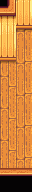

A level layout from a 2D game, rendered from its tile map. Below: a short description, then the map file with tile-grid data replaced by summaries:
An orthogonal 2x12 tile map with 16x16 px tiles, 5 tile layers (Back, Buildings, Front, Paths, ...), 5 tilesets and 3 objects (3x TileData).

<map version="1.10" tiledversion="1.10.2" orientation="orthogonal" renderorder="right-down" width="2" height="12" tilewidth="16" tileheight="16" infinite="0" nextlayerid="13" nextobjectid="1472">
 <properties>
  <property name="EntryLocation" value="12 29" />
  <property name="FloorIDs" value="Bedroom, Bedroom1, LivingRoom, LivingRoom1, LivingRoom2, LivingRoom3, LivingRoom4, LivingRoom5, LivingRoom6, Kitchen, Hallway_Bedroom, Hallway_Bedroom1, Hallway_Bedroom2, Hallway_Bedroom3, Hallway_Bedroom4, Hallway_Bedroom5, Hallway_Bedroom6, SouthRoom1, SouthRoom2, SouthRoom3, SouthRoom4, SouthRoom5, SouthRoom6, SouthRoom7, SouthRoom8, SERoom1, SERoom2, SERoom3, SERoom4, SERoom5, SERoom6, Roof, Hallway1, Room1" />
  <property name="IsFarm" value="T" />
  <property name="IsGreenhouse" value="T" />
  <property name="KitchenStandingLocation" value="39 25" />
  <property name="ViewportFollowPlayer" type="bool" value="true" />
  <property name="WallIDs" value="Bedroom, Bedroom1, Bedroom2, LivingRoom, LivingRoom1, LivingRoom2, LivingRoom3, LivingRoom4, LivingRoom5, LivingRoom6, LivingRoom7, LivingRoom8, Kitchen, Hallway_Bedroom, Hallway_Bedroom1, Hallway_Bedroom2, Hallway_Bedroom3, Hallway_Bedroom4, Hallway_Bedroom5, SouthRoom1, SouthRoom2, SouthRoom3, SouthRoom3a, SouthRoom4, SouthRoom4a, SouthRoom5, SouthRoom5a, SouthRoom6, SouthRoom7, SouthRoom8, SERoom1, SERoom2, SERoom3, SERoom4, SERoom5, SERoom6, SERoom7, SERoom8, SERoom9, Hallway1, Room1" />
  <property name="Warp" value="12 30 Farm 64 15 13 30 Farm 64 15 22 1 FarmHouse 34 105 23 1 FarmHouse 35 105 34 106 FarmHouse 22 2 35 106 FarmHouse 23 2 15 69 FarmHouse 26 93 16 69 FarmHouse 26 93 26 92 FarmHouse 15 68 30 33 FarmHouse 34 189 31 33 FarmHouse 35 189 34 188 FarmHouse 30 32 35 188 FarmHouse 31 32 38 156 FarmHouse 43 96 39 156 FarmHouse 43 96" />
  <property name="indoorWater" value="T" />
 </properties>
 <tileset firstgid="1" name="indoor" tilewidth="16" tileheight="16" tilecount="2176" columns="32">
  <image source=".townInterior.png" width="512" height="1088" />
  <tile id="1885">
   <properties>
    <property name="Type" value="Wood" />
   </properties>
  </tile>
  <tile id="2078">
   <properties>
    <property name="Type" value="Wood" />
   </properties>
  </tile>
  <tile id="2079">
   <properties>
    <property name="Type" value="Wood" />
   </properties>
  </tile>
  <tile id="2106">
   <properties>
    <property name="Type" value="Wood" />
   </properties>
  </tile>
 </tileset>
 <tileset firstgid="2177" name="untitled tile sheet" tilewidth="16" tileheight="16" tilecount="264" columns="12">
  <image source=".farmhouse_tiles.png" width="192" height="352" />
 </tileset>
 <tileset firstgid="2441" name="walls_and_floors" tilewidth="16" tileheight="16" tilecount="688" columns="16">
  <image source=".walls_and_floors.png" width="256" height="688" />
 </tileset>
 <tileset firstgid="3129" name="sewer" tilewidth="16" tileheight="16" tilecount="88" columns="8">
  <image source=".SewerTiles.png" width="128" height="176" />
 </tileset>
 <tileset firstgid="3217" name="corners" tilewidth="16" tileheight="16" tilecount="9" columns="9">
  <image source="corners.png" width="144" height="16" />
 </tileset>
 <layer id="1" name="Back" width="2" height="12">
  <data>[24 cells, 21 non-empty, 6 distinct tile ids]</data>
 </layer>
 <layer id="3" name="Buildings" width="2" height="12">
  <data>[24 cells, 7 non-empty, 5 distinct tile ids]</data>
 </layer>
 <layer id="5" name="Front" width="2" height="12">
  <data>[24 cells, 7 non-empty, 5 distinct tile ids]</data>
 </layer>
 <layer id="9" name="Paths" width="2" height="12">
  <data>[24 cells, 0 non-empty, 0 distinct tile ids]</data>
 </layer>
 <layer id="7" name="AlwaysFront" width="2" height="12">
  <data>[24 cells, 0 non-empty, 0 distinct tile ids]</data>
 </layer>
 <objectgroup id="2" name="Back">
  <object id="1405" name="TileData" x="16" y="16" width="16" height="160">
   <properties>
    <property name="FloorID" value="SERoom4" />
   </properties>
  </object>
  <object id="1468" name="TileData" x="0" y="16" width="16" height="16">
   <properties>
    <property name="WallID" value="SERoom6" />
   </properties>
  </object>
  <object id="1469" name="TileData" x="0" y="48" width="16" height="128">
   <properties>
    <property name="FloorID" value="SERoom4" />
   </properties>
  </object>
 </objectgroup>
 <objectgroup id="4" name="Buildings" />
 <objectgroup id="6" name="Front" />
 <objectgroup id="10" name="Paths" />
 <objectgroup id="8" name="AlwaysFront" />
</map>
